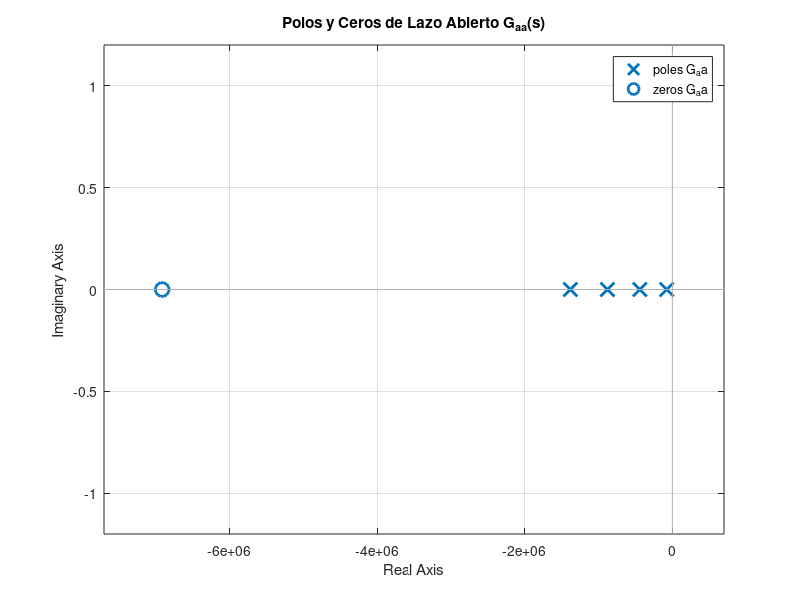
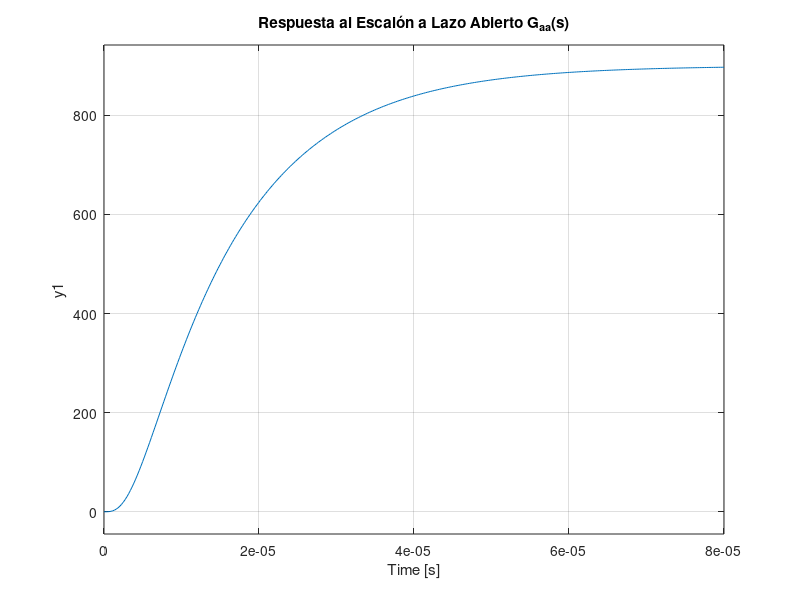
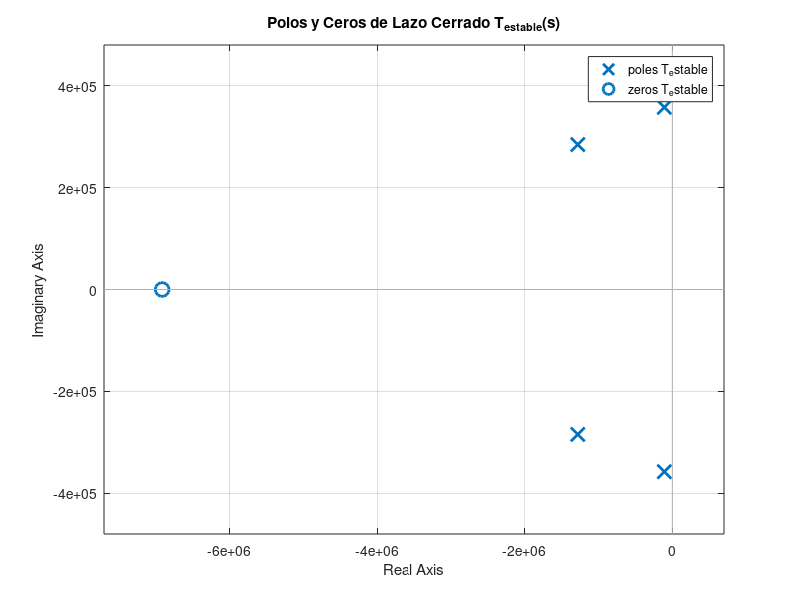
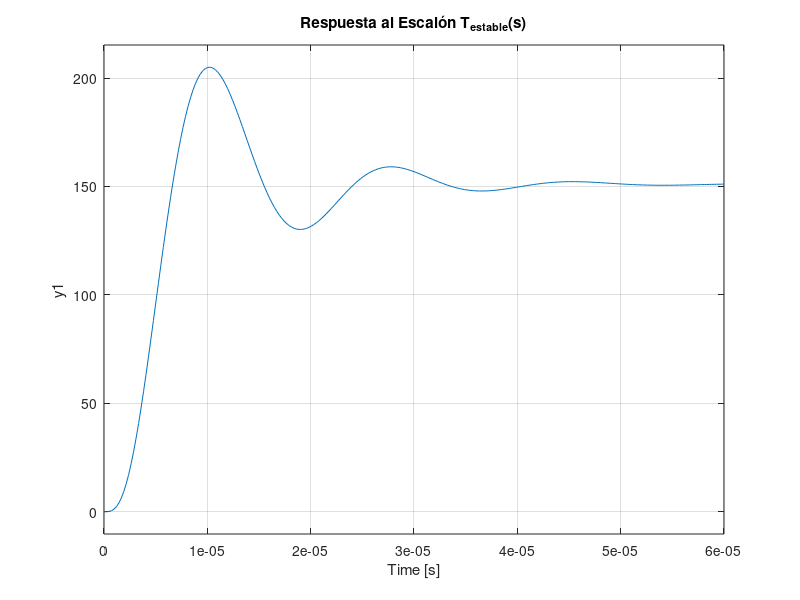

Recreate these plots in MATLAB, in order.
clc;
clear;
close all;

pkg load control;

s = tf('s');

% Parámetros de la planta
p1 = 2*pi*12e3;
p2 = 2*pi*70e3;
p3 = 2*pi*140e3;
K = 900;
G = K / ((1 + s/p1)*(1 + s/p2)*(1 + s/p3));

% Compensador de atraso-adelanto (polo en 220 kHz, cero en 1.1 MHz)
fz = 1.1e6;
fp = 220e3;
wz = 2*pi*fz;
wp = 2*pi*fp;
Gc2 = (1 + s/wz) / (1 + s/wp);

% Planta compensada en lazo abierto
G_aa = G * Gc2;

% Polos y ceros de lazo abierto
polos_la = pole(G_aa);
ceros_la = zero(G_aa);
printf("=== Polos y Ceros de Lazo Abierto G_aa(s) ===\n");
disp("Polos:");
disp(polos_la);
disp("Ceros:");
disp(ceros_la);

% Márgenes de estabilidad a lazo abierto (para realimentación unitaria beta=1)
[gm_la, pm_la, wcg_la, wcp_la] = margin(G_aa);
printf("=== Márgenes a Lazo Abierto (beta = 1) ===\n");
printf("Margen de Ganancia: MG = %.2f dB en f = %.2f kHz\n", 20*log10(gm_la), wcg_la/(2*pi*1e3));
printf("Margen de Fase:     MF = %.2f° en f = %.2f kHz\n", pm_la, wcp_la/(2*pi*1e3));

% Evaluación para Margen de Fase MF = 45°
w_vec = logspace(2, 8, 100000);
[mag, phase] = bode(G_aa, w_vec);
mag = squeeze(mag);
phase = squeeze(phase);

% Frecuencia donde la fase es -135° (MF = 45°)
idx_45 = find(phase <= -135, 1);
w_45 = w_vec(idx_45);
f_45 = w_45 / (2*pi);
mag_45_db = 20*log10(mag(idx_45));

% Frecuencia donde la fase es -180°
idx_180 = find(phase <= -180, 1);
w_180 = w_vec(idx_180);
f_180 = w_180 / (2*pi);
mag_180_db = 20*log10(mag(idx_180));

mg_45 = mag_45_db - mag_180_db;

printf("\n=== Calibración para MF = 45° ===\n");
printf("Frecuencia f_45 (-135°): %.2f kHz | Magnitud: %.2f dB\n", f_45/1e3, mag_45_db);
printf("Frecuencia f_180 (-180°): %.2f kHz | Magnitud: %.2f dB\n", f_180/1e3, mag_180_db);
printf("Margen de Ganancia disponible MG_45: %.2f dB\n", mg_45);

% Atenuación requerida en la red de realimentación beta
B = 1 / mag(idx_45);
B_db = 20*log10(B);
printf("Beta requerida: %.6f (%.2f dB, factor 1/%.2f)\n", B, B_db, 1/B);

% Función de transferencia a lazo cerrado con beta
T_estable = feedback(G_aa, B);
polos_lc_estable = pole(T_estable);
ceros_lc_estable = zero(T_estable);
printf("\n=== Polos y Ceros de Lazo Cerrado Estable T_estable(s) ===\n");
disp("Polos:");
disp(polos_lc_estable);
disp("Ceros:");
disp(ceros_lc_estable);

[Wn, Z] = damp(T_estable);
printf("Frecuencias naturales (rad/s) y factores de amortiguamiento:\n");
disp([Wn, Z]);

% Ganancia de lazo calibrada L(s) = beta * G_aa(s)
L_estable = B * G_aa;
[gm_L, pm_L, wcg_L, wcp_L] = margin(L_estable);
printf("\n=== Márgenes de Ganancia de Lazo L(s) = beta * G_aa(s) ===\n");
printf("Margen de Ganancia: MG = %.2f dB en f = %.2f kHz\n", 20*log10(gm_L), wcg_L/(2*pi*1e3));
printf("Margen de Fase:     MF = %.2f° en f = %.2f kHz\n", pm_L, wcp_L/(2*pi*1e3));

% Figuras de diagnóstico
figure(1);
pzmap(G_aa);
title('Polos y Ceros de Lazo Abierto G_{aa}(s)');
grid on;

figure(2);
step(G_aa);
title('Respuesta al Escalón a Lazo Abierto G_{aa}(s)');
grid on;

figure(3);
pzmap(T_estable);
title('Polos y Ceros de Lazo Cerrado T_{estable}(s)');
grid on;

figure(4);
step(T_estable);
title('Respuesta al Escalón T_{estable}(s)');
grid on;

figure(5);
margin(L_estable);
title('Diagrama de Bode de la Ganancia de Lazo \beta \cdot G_{aa}(s)');
grid on;
